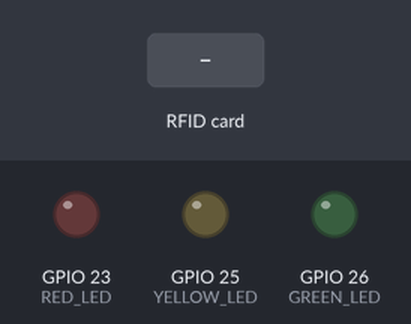
Bench run of a program on a simulated ESP32. Shown: output pins drawn as LEDs (lit = HIGH). The inputs (shaded band) are chosen by the test bench. WiFi joins after 1.5 s; servers stay silent unless stated; uploads are accepted with an empty reply; the local clock reads 2024-03-15 10:24:30 at power-on unless the program sets it; what the program prints to the serial monitor is not drawn.

Above: at 0.0 s.
At 3.2 s:
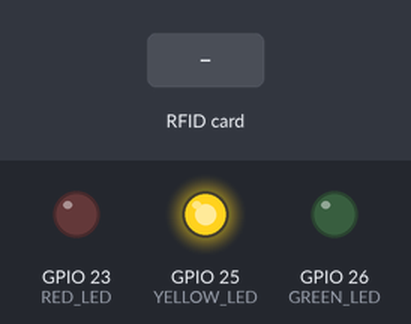
3.3 s: RFID card 12 34 56 78 90 held to the reader
At 3.9 s:
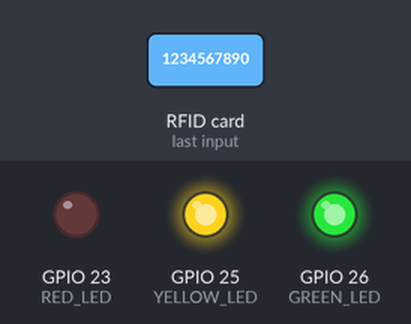
Timing chart, 0 to 6.3 s (numbered marks = the images above; inputs shaded):
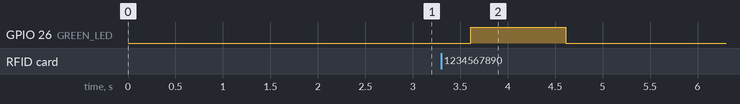

Measured:
- after the input at 3.3 s, GPIO 26 (GREEN_LED): LOW → HIGH after 0.31 s, → LOW 1.0 s later

The program:

main.cpp
```cpp
#include <HTTPClient.h>
#include <MFRC522.h>
#include <SPI.h>
#include <WiFi.h>
#include <string>
#include <time.h>

#include <freertos/FreeRTOS.h>
#include <freertos/task.h>

const int RST_PIN = 22; // Reset pin
const int SS_PIN = 21;  // Slave select pin

// Size RFID Buffer
#define SIZE_BUFFER 18
// Max size of RFID memory block
#define MAX_SIZE_BLOCK 16

// WiFi Settings
#define SSID "Projeto"
#define WIFI_PASS "1234567890"

// Firebase base URL
#define FIREBASE_SERVER                                                        \
  "https://projetointroducaoec-default-rtdb.firebaseio.com/pontos/"

// NTP Server settings
#define NTP_SERVER "time.google.com"
#define GMTOFFSET_SEC -14400
#define DAYLIGHTOFFSET_SEC 3600

// GPIO Pins
#define YELLOW_LED 25
#define GREEN_LED 26
#define RED_LED 23

MFRC522::MIFARE_Key key;
MFRC522::StatusCode status;

MFRC522 mfrc522(SS_PIN, RST_PIN);

void setup() {
  Serial.begin(9600);
  pinMode(YELLOW_LED, OUTPUT);
  pinMode(GREEN_LED, OUTPUT);
  pinMode(RED_LED, OUTPUT);

  digitalWrite(YELLOW_LED, LOW);

  while (!Serial)
    ;

  // Initialize SPI
  SPI.begin();
  // Initialize MFRC522
  mfrc522.PCD_Init();
  // Show details of MFRC522 for Debug
  mfrc522.PCD_DumpVersionToSerial();

  // Settings the WiFi to Station
  WiFi.mode(WIFI_STA);
  // Connecting to wifi
  WiFi.begin(SSID, WIFI_PASS);

  Serial.println("Conectando a WiFi...");
  while (WiFi.status() != WL_CONNECTED) {
    Serial.print('.');
    delay(1000);
  }
  // Print basic WiFi data for Debug purposes
  Serial.println(WiFi.localIP());
  Serial.print("RRSI: ");
  Serial.println(WiFi.RSSI());

  // Settings of NTP server
  configTime(GMTOFFSET_SEC, DAYLIGHTOFFSET_SEC, NTP_SERVER);

  // Initialization complete
  digitalWrite(YELLOW_LED, HIGH);
  Serial.println(F("Scan PICC to see UID, SAK, type, and data blocks..."));
}

// faz a gravação dos dados no cartão/tag
void writeData() {
  // imprime os detalhes tecnicos do cartão/tag
  mfrc522.PICC_DumpDetailsToSerial(&(mfrc522.uid));
  // aguarda 30 segundos para entrada de dados via Serial
  Serial.setTimeout(30000L);
  Serial.println(F("Insira os dados a serem gravados com o caractere '#' ao "
                   "final\n[máximo de 16 caracteres]:"));

  // Prepara a chave - todas as chaves estão configuradas para FFFFFFFFFFFFh
  // (Padrão de fábrica).
  for (byte i = 0; i < 6; i++)
    key.keyByte[i] = 0xFF;

  // buffer para armazenamento dos dados que iremos gravar
  byte buffer[MAX_SIZE_BLOCK] = "";
  byte bloco;        // bloco que desejamos realizar a operação
  byte tamanhoDados; // tamanho dos dados que vamos operar (em bytes)

  // recupera no buffer os dados que o usuário inserir pela serial
  // serão todos os dados anteriores ao caractere '#'
  tamanhoDados = Serial.readBytesUntil('#', (char *)buffer, MAX_SIZE_BLOCK);
  // espaços que sobrarem do buffer são preenchidos com espaço em branco
  for (byte i = tamanhoDados; i < MAX_SIZE_BLOCK; i++) {
    buffer[i] = ' ';
  }

  bloco = 1;                   // bloco definido para operação
  String str = (char *)buffer; // transforma os dados em string para imprimir
  Serial.println(str);

  // Authenticate é um comando para autenticação para habilitar uma comuinicação
  // segura
  status = mfrc522.PCD_Authenticate(MFRC522::PICC_CMD_MF_AUTH_KEY_A, bloco,
                                    &key, &(mfrc522.uid));

  if (status != MFRC522::STATUS_OK) {
    Serial.print(F("PCD_Authenticate() failed: "));
    Serial.println(mfrc522.GetStatusCodeName(status));
    delay(1000);
    return;
  }
  // else Serial.println(F("PCD_Authenticate() success: "));

  // Grava no bloco
  status = mfrc522.MIFARE_Write(bloco, buffer, MAX_SIZE_BLOCK);
  if (status != MFRC522::STATUS_OK) {
    Serial.print(F("MIFARE_Write() failed: "));
    Serial.println(mfrc522.GetStatusCodeName(status));
    delay(1000);
    return;
  } else {
    Serial.println(F("MIFARE_Write() success: "));
    delay(1000);
  }
}

void postToFirebase(const char *firebaseURL, const char *requestBody) {
  HTTPClient http;

  http.begin(firebaseURL);
  http.addHeader("Content-Type", "application/json");
  int httpResponseCode = http.PUT(requestBody);

  Serial.print("HTTP Response Code: ");
  Serial.println(httpResponseCode);

  if (httpResponseCode == 200) {
    digitalWrite(GREEN_LED, HIGH);
    delay(1000);
    digitalWrite(GREEN_LED, LOW);
  } else {
    digitalWrite(RED_LED, HIGH);
    delay(1000);
    digitalWrite(RED_LED, LOW);
  }

  http.end();
}

int getFormattedCurrentDateAndTime(char *bufferDate, char *bufferTime) {
  struct tm timeinfo;

  if (!getLocalTime(&timeinfo)) {
    Serial.println("Failed to obtain time");
    return 1;
  }

  strftime(bufferDate, 10, "%Y%m%d", &timeinfo);
  strftime(bufferTime, 10, "%T", &timeinfo);

  return 0;
}

int readRFIDData(char *dataBuffer) {
  // imprime os detalhes tecnicos do cartão/tag
  mfrc522.PICC_DumpDetailsToSerial(&(mfrc522.uid));
  char data[MAX_SIZE_BLOCK];

  // Prepara a chave - todas as chaves estão configuradas para FFFFFFFFFFFFh
  // (Padrão de fábrica).
  for (byte i = 0; i < 6; i++)
    key.keyByte[i] = 0xFF;

  // buffer para colocar os dados ligos
  byte buffer[SIZE_BUFFER] = {0};

  // bloco que faremos a operação
  byte bloco = 1;
  byte tamanho = SIZE_BUFFER;

  // faz a autenticação do bloco que vamos operar
  status =
      mfrc522.PCD_Authenticate(MFRC522::PICC_CMD_MF_AUTH_KEY_A, bloco, &key,
                               &(mfrc522.uid)); // line 834 of MFRC522.cpp file
  if (status != MFRC522::STATUS_OK) {
    Serial.print(F("Authentication failed: "));
    Serial.println(mfrc522.GetStatusCodeName(status));
    return 1;
  }

  // faz a leitura dos dados do bloco
  status = mfrc522.MIFARE_Read(bloco, buffer, &tamanho);
  if (status != MFRC522::STATUS_OK) {
    Serial.print(F("Reading failed: "));
    Serial.println(mfrc522.GetStatusCodeName(status));
    return 1;
  }

  Serial.print(F("\nDados bloco ["));
  Serial.print(bloco);
  Serial.print(F("]: "));

  for (uint8_t i = 0; i < MAX_SIZE_BLOCK; i++) {
    if (buffer[i] == ' ') {
      data[i] = '\0';
    } else {
      data[i] = (char)buffer[i];
    }
  }

  strcpy(dataBuffer, data);
  return 0;
}

void sendRegisterToFirebase() {
  char firebaseServerFullURL[100];
  char data[MAX_SIZE_BLOCK];
  char requestBody[200];
  char todayDate[10];
  char nowTime[10];

  if (getFormattedCurrentDateAndTime(todayDate, nowTime)) {
    digitalWrite(RED_LED, HIGH);
    delay(1000);
    digitalWrite(RED_LED, LOW);
  }

  Serial.println(todayDate);
  Serial.println(nowTime);

  if (readRFIDData(data)) {
    digitalWrite(RED_LED, HIGH);
    delay(1000);
    digitalWrite(RED_LED, LOW);
    return;
  };

  Serial.println(data);

  strcpy(firebaseServerFullURL, FIREBASE_SERVER);
  strcat(firebaseServerFullURL, todayDate);
  strcat(firebaseServerFullURL, "/");
  strcat(firebaseServerFullURL, data);
  strcat(firebaseServerFullURL, ".json");

  strcpy(requestBody, "{\"datetime\": \"");
  strcat(requestBody, nowTime);
  strcat(requestBody, "\"}");

  Serial.println(firebaseServerFullURL);
  Serial.println(requestBody);

  postToFirebase(firebaseServerFullURL, requestBody);
}

void loop() {
  if (!mfrc522.PICC_IsNewCardPresent())
    return;

  if (!mfrc522.PICC_ReadCardSerial())
    return;

  sendRegisterToFirebase();

  mfrc522.PICC_HaltA();
  mfrc522.PCD_StopCrypto1();
}
```
